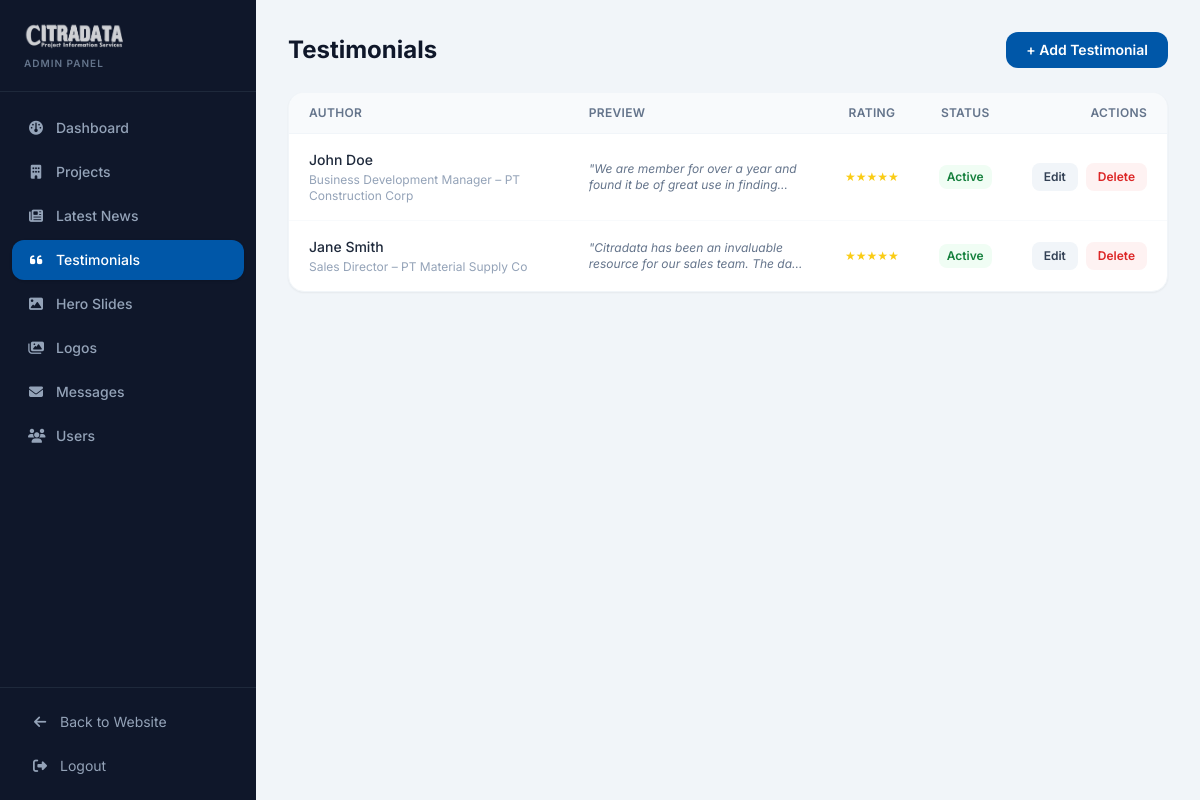
Screenshot of /citradata-php/admin/testimonials.php (signed in) with the database file from the repository.
### tables this page shows
CREATE TABLE `testimonials` (
  `id` int UNSIGNED NOT NULL,
  `author_name` varchar(150) NOT NULL,
  `author_role` varchar(150) DEFAULT NULL,
  `company` varchar(150) DEFAULT NULL,
  `content` text NOT NULL,
  `rating` tinyint(1) NOT NULL DEFAULT '5',
  `is_active` tinyint(1) NOT NULL DEFAULT '1',
  `sort_order` int NOT NULL DEFAULT '0',
  `created_at` timestamp NOT NULL DEFAULT CURRENT_TIMESTAMP,
  `updated_at` timestamp NOT NULL DEFAULT CURRENT_TIMESTAMP ON UPDATE CURRENT_TIMESTAMP
);

### citradata-php/includes/functions.php (called while the page is built, shortened)
<?php
function baseUrl(): string
{
    static $base = null;
    if ($base === null) {
        $projectRoot = str_replace('\\', '/', dirname(__DIR__));
        $docRoot     = str_replace('\\', '/', rtrim($_SERVER['DOCUMENT_ROOT'], '/\\'));
        $relative = '';
        if (str_starts_with($projectRoot, $docRoot)) {
            $relative = substr($projectRoot, strlen($docRoot));
        }
        $base = rtrim($relative, '/');
    }
    return $base;
}
function url(string $path): string
{
    return baseUrl() . '/' . ltrim($path, '/');
}
function e(string $str): string
{
    return htmlspecialchars($str, ENT_QUOTES, 'UTF-8');
}

### citradata-php/admin/testimonials.php (the view, shortened to what this page needs)
<?php
require_once __DIR__ . '/../includes/functions.php';
$pdo        = getDbConnection();
$items = $pdo->query('SELECT * FROM testimonials ORDER BY sort_order ASC, created_at DESC')->fetchAll();
require __DIR__ . '/includes/admin_head.php';
require __DIR__ . '/includes/admin_sidebar.php';
?>
<div class="flex-grow p-8 max-w-5xl">
    <div class="flex items-center justify-between mb-6">
        <h1 class="text-2xl font-bold text-slate-900">Testimonials</h1>
        <a href="<?php echo url('admin/testimonials.php?new=1'); ?>" class="px-5 py-2 bg-brandBlue text-white text-sm font-semibold rounded-xl hover:bg-blue-800 transition-colors">+ Add Testimonial</a>
    </div>
    <div class="bg-white rounded-2xl shadow-sm border border-slate-100 overflow-hidden">
        <table class="w-full text-sm">
            <thead class="bg-slate-50 border-b border-slate-100">
                <tr>
                    <th class="px-5 py-3 text-left font-semibold text-slate-500 text-xs uppercase tracking-wide">Author</th>
                    <th class="px-5 py-3 text-left font-semibold text-slate-500 text-xs uppercase tracking-wide">Preview</th>
                    <th class="px-5 py-3 text-center font-semibold text-slate-500 text-xs uppercase tracking-wide">Rating</th>
                    <th class="px-5 py-3 text-center font-semibold text-slate-500 text-xs uppercase tracking-wide">Status</th>
                    <th class="px-5 py-3 text-right font-semibold text-slate-500 text-xs uppercase tracking-wide">Actions</th>
                </tr>
            </thead>
            <tbody class="divide-y divide-slate-50">
                <?php foreach ($items as $item): ?>
                <tr class="hover:bg-slate-50/50 transition-colors">
                    <td class="px-5 py-4">
                        <p class="font-medium text-slate-800"><?php echo e($item['author_name']); ?></p>
                        <p class="text-slate-400 text-xs mt-0.5"><?php echo e($item['author_role'] ?? ''); ?><?php if ($item['company']): ?> – <?php echo e($item['company']); ?><?php endif; ?></p>
                    </td>
                    <td class="px-5 py-4 max-w-xs"><p class="text-slate-500 text-xs line-clamp-2 italic">"<?php echo e($item['content']); ?>"</p></td>
                    <td class="px-5 py-4 text-center text-yellow-400 text-xs"><?php echo str_repeat('★', (int)$item['rating']); ?></td>
                    <td class="px-5 py-4 text-center">
                        <a href="<?php echo url('admin/testimonials.php?action=toggle&id=' . $item['id']); ?>"
                           class="inline-flex px-2 py-1 rounded-lg text-xs font-semibold <?php echo $item['is_active'] ? 'bg-green-50 text-green-700' : 'bg-slate-100 text-slate-400'; ?>">
                            <?php echo $item['is_active'] ? 'Active' : 'Hidden'; ?>
                        </a>
                    </td>
                    <td class="px-5 py-4 text-right">
                        <div class="flex items-center justify-end gap-2">
                            <a href="<?php echo url('admin/testimonials.php?edit=' . $item['id']); ?>" class="px-3 py-1.5 bg-slate-100 text-slate-700 text-xs font-semibold rounded-lg hover:bg-slate-200 transition-colors">Edit</a>
                            <a href="<?php echo url('admin/testimonials.php?action=delete&id=' . $item['id']); ?>" onclick="return confirm('Delete this testimonial?')" class="px-3 py-1.5 bg-red-50 text-red-600 text-xs font-semibold rounded-lg hover:bg-red-100 transition-colors">Delete</a>
                        </div>
                    </td>
                </tr>
                <?php endforeach; ?>
            </tbody>
        </table>
    </div>
</div>
</body>
</html>

### rows the page displays
testimonials: author_name "John Doe", author_role "Business Development Manager", company "PT Construction Corp", content "We are member for over a year and found it be of great use in…", rating "★★★★★", is_active "Active"
testimonials: author_name "Jane Smith", author_role "Sales Director", company "PT Material Supply Co", content "Citradata has been an invaluable resource for our sales team. The…", rating "★★★★★", is_active "Active"

### other values shown
$item['label'] "Dashboard"
$item['label'] "Projects"
$item['label'] "Latest News"
$item['label'] "Testimonials"
$item['label'] "Hero Slides"
$item['label'] "Logos"
$item['label'] "Messages"
$item['label'] "Users"
